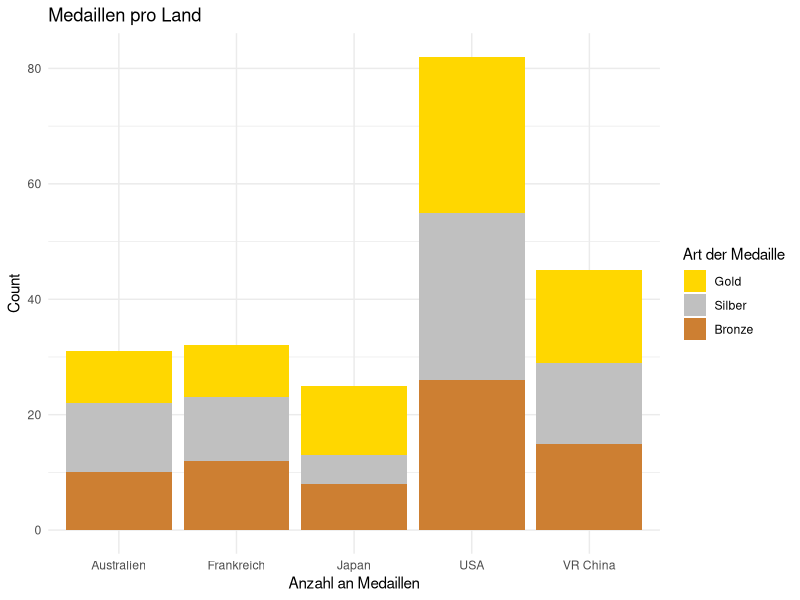
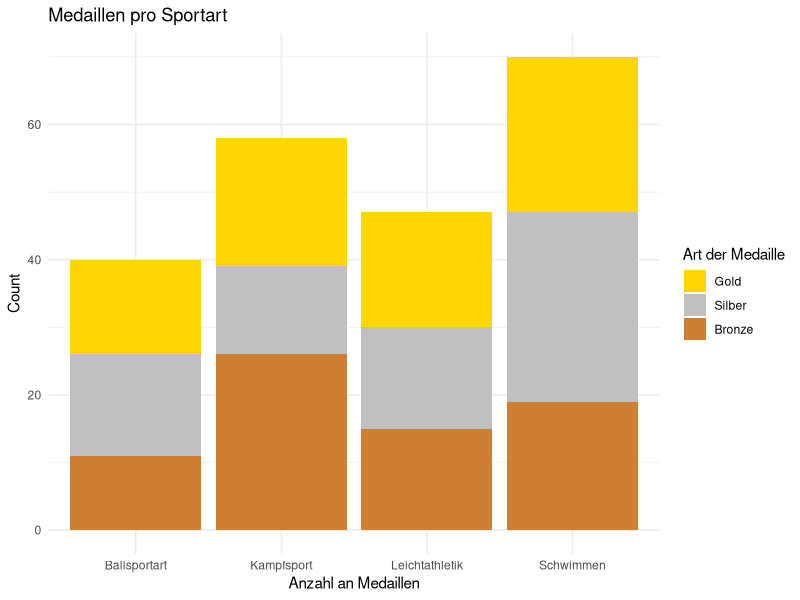
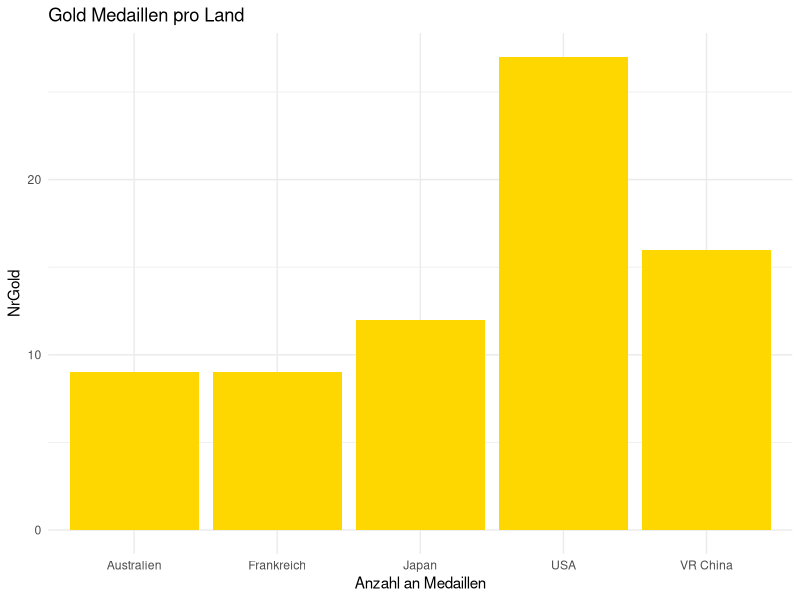
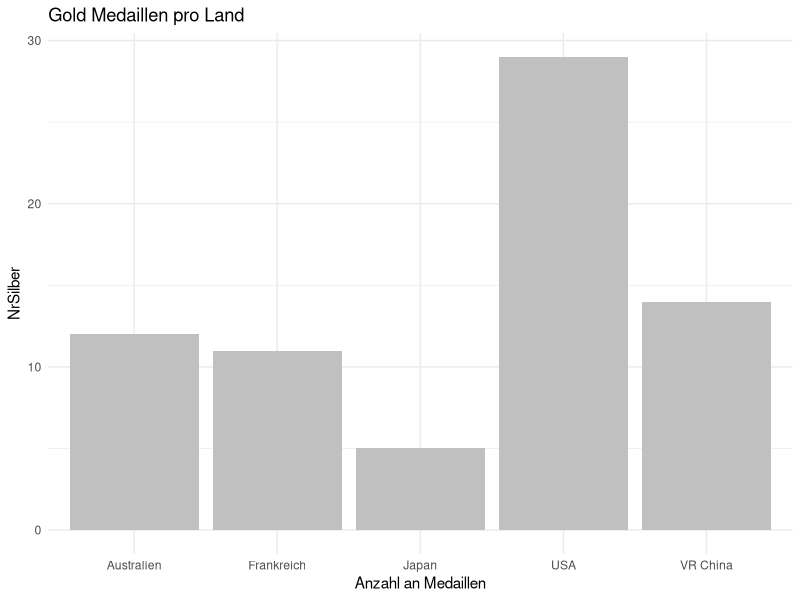
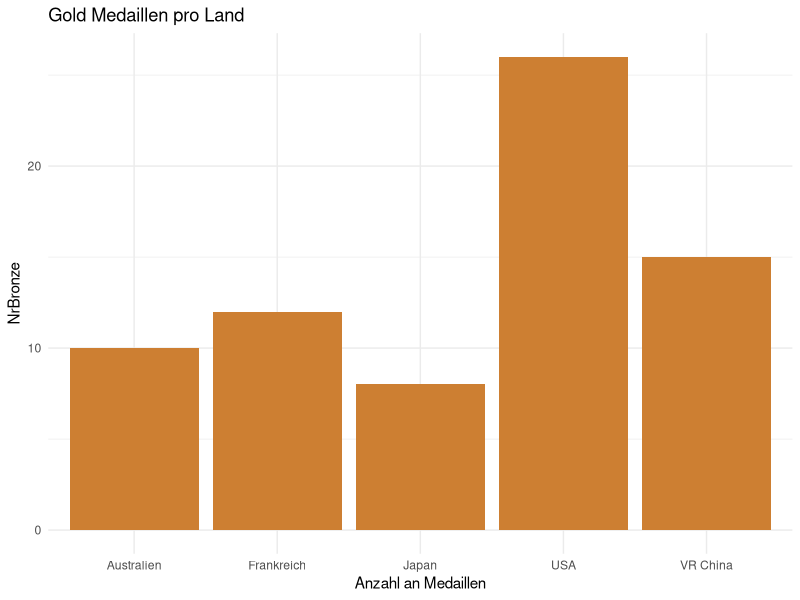

These figures' R source, in order:
library(readxl)
library(ggplot2)
library(tidyr)
library(dplyr)
library(tibble)

df <- read_excel("Medaillen.xlsx")
head(df)
summary(df)
df$Land <- factor(df$Land)
df$Sportart <- factor(df$Sportart)
 
# Deskriptive Statistiken
data_long <- df %>%
  pivot_longer(cols = NrGold:NrBronze,  
               names_to = "Medal_Type",  
               values_to = "Count")  


data_long$Land <- factor(data_long$Land)
data_long$Sportart <- factor(data_long$Sportart)
data_long$Medal_Type <- factor(data_long$Medal_Type)
summary(data_long)

levels(data_long$Medal_Type) <- c("Bronze", "Gold", "Silber")
data_long$Medal_Type <- factor(data_long$Medal_Type, levels = c("Gold", "Silber", "Bronze"))

# Medaillen pro Land
ggplot(data_long, aes(x = Land, y = Count, fill = Medal_Type)) +
  geom_bar(stat = "identity") +
  labs(
    title = "Medaillen pro Land",
    x = "Anzahl an Medaillen",
    fill = "Art der Medaille"
  ) +
  theme_minimal() +
  scale_fill_manual(values = c("Gold" = "gold", 
                               "Silber" = "#C0C0C0", "Bronze" = "#cd7f32"))

# Medaillen pro Sportart
ggplot(data_long, aes(x = Sportart, y = Count, fill = Medal_Type)) +
  geom_bar(stat = "identity") +
  labs(
    title = "Medaillen pro Sportart",
    x = "Anzahl an Medaillen",
    fill = "Art der Medaille"
  ) +
  theme_minimal() +
  scale_fill_manual(values = c("Gold" = "gold", 
                               "Silber" = "#C0C0C0", "Bronze" = "#cd7f32"))

# Gold Medaillen pro Land
ggplot(df, aes(x = Land, y = NrGold)) +
  geom_bar(stat = "identity", fill = "gold") +
  labs(
    title = "Gold Medaillen pro Land",
    x = "Anzahl an Medaillen",
    fill = "Art der Medaille"
  ) +
  theme_minimal()

# Gold Medaillen pro Land
ggplot(df, aes(x = Land, y = NrSilber)) +
  geom_bar(stat = "identity", fill = "#C0C0C0") +
  labs(
    title = "Gold Medaillen pro Land",
    x = "Anzahl an Medaillen",
    fill = "Art der Medaille"
  ) +
  theme_minimal()

# Bronze Medaillen pro Land
ggplot(df, aes(x = Land, y = NrBronze)) +
  geom_bar(stat = "identity", fill = "#cd7f32") +
  labs(
    title = "Gold Medaillen pro Land",
    x = "Anzahl an Medaillen",
    fill = "Art der Medaille"
  ) +
  theme_minimal()

contingency_table <- xtabs(Total ~ Land + Sportart, data = df)
chisq.test(contingency_table)

# Für den Chi-Quadrat-Test auf Unabhängigkeit sollte die erwartete Häufigkeit 
# in jeder Kategorie mindestens 5 betragen.

test <- chisq.test(contingency_table)
expected_frequencies <- test$expected
print(expected_frequencies)
# 
# # 2)
# for (sport in unique(data_long$Sportart)) {
#   daten_sport <- filter(data_long, Sportart == sport)
#   tabelle <- xtabs(Count ~ Land + Medal_Type, data = daten_sport)
#   chi_test <- chisq.test(tabelle)
#   
#   cat("\nSportart:", sport, "\n")
#   print(tabelle)
#   cat("Chi-Quadrat-Statistik:", chi_test$statistic, "\n")
#   cat("p-Wert:", chi_test$p.value, "\n")
# }
# 
# 
# for (sport in unique(data_long$Sportart)) {
# 
#   friedman_data <- data_long %>%
#     filter(Sportart == sport) %>%
#     select(Land, Medal_Type, Count) %>%
#     pivot_wider(names_from = Medal_Type, values_from = Count, values_fill = 0) %>%
#     column_to_rownames("Land") 
# 
#   if (nrow(friedman_data) > 1 && ncol(friedman_data) > 1) {
#     friedman_result <- friedman.test(as.matrix(friedman_data))
#     
#     cat("\nSportart:", sport, "\n")
#     print(friedman_result)
#   } else {
#     cat("\nSportart:", sport, "не имеет достаточно данных для теста.\n")
#   }
# }
# 
# 
# # 3)
# for (land in unique(data_long$Land)) {
#   daten_sport <- filter(data_long, Land == land)
#   tabelle <- xtabs(Count ~ Sportart + Medal_Type, data = daten_sport)
#   chi_test <- chisq.test(tabelle)
#   
#   cat("\nSportart:", sport, "\n")
#   print(tabelle)
#   cat("Chi-Quadrat-Statistik:", chi_test$statistic, "\n")
#   cat("p-Wert:", chi_test$p.value, "\n")
# }
# 
